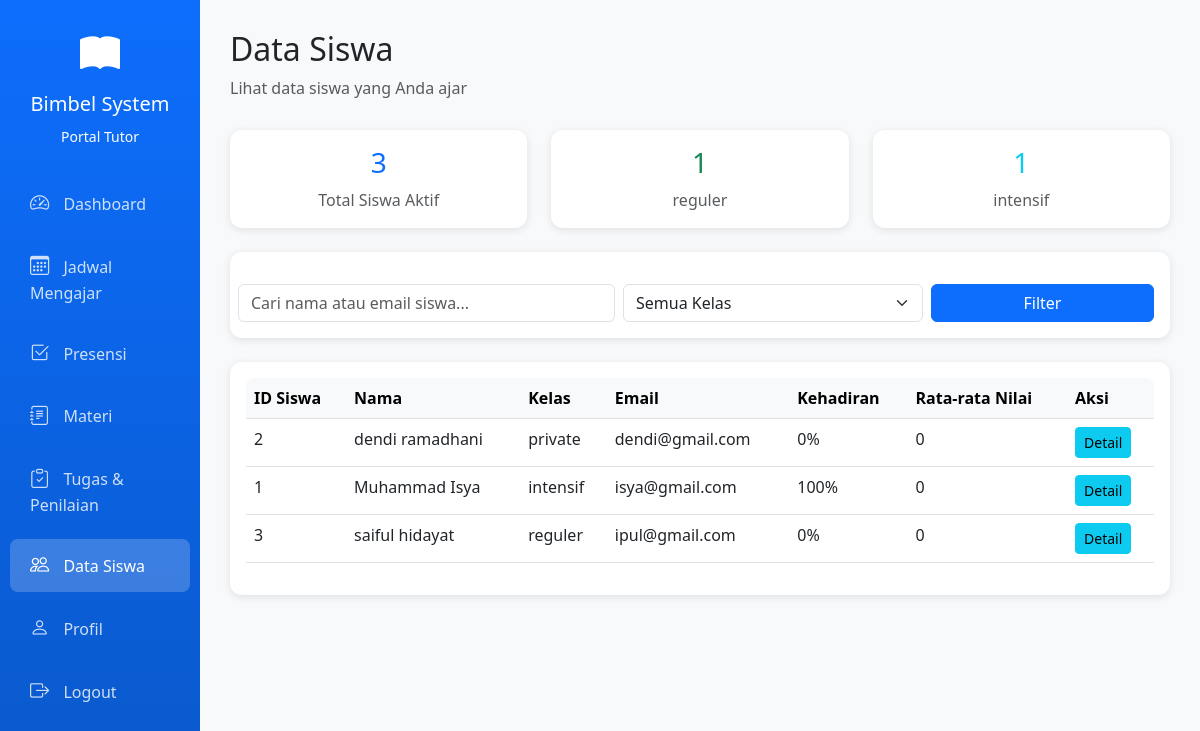
The page /tutor/siswa.php (signed in) on the database its author committed.
### tables this page shows
CREATE TABLE `siswa` (
  `id_siswa` int NOT NULL,
  `nama` varchar(100) NOT NULL,
  `jk` enum('Laki-laki','Perempuan') NOT NULL,
  `tmp_lahir` varchar(50) DEFAULT NULL,
  `tgl_lahir` date DEFAULT NULL,
  `alamat` text,
  `email` varchar(100) DEFAULT NULL,
  `telepon` varchar(20) DEFAULT NULL,
  `sekolah` varchar(100) DEFAULT NULL,
  `program` varchar(255) DEFAULT NULL,
  `ortu` varchar(100) DEFAULT NULL,
  `ortu_telp` varchar(20) DEFAULT NULL,
  `pekerjaan` varchar(50) DEFAULT NULL,
  `foto` varchar(255) DEFAULT NULL,
  `kartu` varchar(255) DEFAULT NULL,
  `rapor` varchar(255) DEFAULT NULL,
  `bukti_pembayaran` varchar(255) DEFAULT NULL,
  `status_bayar` enum('belum bayar','sudah bayar') DEFAULT 'belum bayar',
  `nib` varchar(20) DEFAULT NULL,
  `id_kelas` int DEFAULT NULL,
  `tgl_daftar` timestamp NOT NULL DEFAULT CURRENT_TIMESTAMP,
  `status_aktif` enum('aktif','tidak aktif','lulus','berhenti') DEFAULT 'tidak aktif',
  `updated_at` datetime DEFAULT NULL
);

CREATE TABLE `kelas` (
  `id_kelas` int NOT NULL,
  `nama_kelas` varchar(50) NOT NULL,
  `id_mapel` int DEFAULT NULL,
  `id_tutor` int DEFAULT NULL,
  `status` enum('aktif','selesai') DEFAULT 'aktif',
  `created_at` timestamp NULL DEFAULT CURRENT_TIMESTAMP,
  `id_ruangan` int DEFAULT NULL
);

### tutor/siswa.php (the view, shortened to what this page needs)
<?php
require "../config.php";
$q_total = mysqli_query($conn, "SELECT COUNT(*) AS total FROM siswa WHERE status_aktif = 'aktif'");
$total_siswa = mysqli_fetch_assoc($q_total)['total'] ?? 0;
$q_kelas = mysqli_query($conn, "
    SELECT
        s.id_kelas,
        k.nama_kelas,
        COUNT(*) AS cnt
    FROM siswa s
    LEFT JOIN kelas k ON s.id_kelas = k.id_kelas
    WHERE s.status_aktif = 'aktif'
    GROUP BY s.id_kelas
");
$kelas_counts = [];
$kelas_options = [];
while ($r = mysqli_fetch_assoc($q_kelas)) {
    $kelas_counts[$r['id_kelas']] = $r['cnt'];
    $kelas_options[$r['id_kelas']] = $r['nama_kelas'];
}
$query_siswa = "
    SELECT
        s.id_siswa,
        s.nama,
        k.nama_kelas AS kelas,
        s.email,
        s.telepon,
        s.id_kelas
    FROM siswa s
    LEFT JOIN kelas k ON s.id_kelas = k.id_kelas
    WHERE s.status_aktif = 'aktif'
";
$query_siswa .= " ORDER BY s.nama ASC";
$q_siswa = mysqli_query($conn, $query_siswa);
function safe($v)
{
    return htmlspecialchars($v ?? '', ENT_QUOTES, 'UTF-8');
}
?>
<!DOCTYPE html>
<html lang="id">
<head>
    <link href="https://cdn.jsdelivr.net/npm/bootstrap@5.3.0/dist/css/bootstrap.min.css" rel="stylesheet">
    <link rel="stylesheet" href="https://cdn.jsdelivr.net/npm/bootstrap-icons@1.10.0/font/bootstrap-icons.css">
    <link rel="stylesheet" href="../assets/css/style.css">
</head>
<body>
    <div class="container-fluid">
        <div class="row">
            <div class="col-md-2 sidebar p-0">
                <div class="text-center text-white py-4">
                    <i class="bi bi-book-fill" style="font-size: 2.5rem;"></i>
                    <h5 class="mt-2">Bimbel System</h5>
                    <small>Portal Tutor</small>
                </div>
                <nav class="nav flex-column">
                    <a class="nav-link" href="dashboard.php"><i class="bi bi-speedometer2"></i> Dashboard</a>
                    <a class="nav-link" href="jadwal.php"><i class="bi bi-calendar3"></i> Jadwal Mengajar</a>
                    <a class="nav-link" href="presensi.php"><i class="bi bi-check2-square"></i> Presensi</a>
                    <a class="nav-link" href="materi.php"><i class="bi bi-journal-text"></i> Materi</a>
                    <a class="nav-link" href="tugas.php"><i class="bi bi-clipboard-check"></i> Tugas & Penilaian</a>
                    <a class="nav-link active" href="siswa.php"><i class="bi bi-people"></i> Data Siswa</a>
                    <a class="nav-link" href="profil.php"><i class="bi bi-person"></i> Profil</a>
                    <a class="nav-link" href="../logout.php"><i class="bi bi-box-arrow-right"></i> Logout</a>
                </nav>
            </div>
            <div class="col-md-10 content-wrapper">
                <div class="page-header">
                    <h2>Data Siswa</h2>
                    <p class="text-muted">Lihat data siswa yang Anda ajar</p>
                </div>
                <div class="row mb-4">
                    <div class="col-md-4">
                        <div class="card text-center">
                            <div class="card-body">
                                <h3 class="text-primary"><?= number_format($total_siswa) ?></h3>
                                <p class="text-muted mb-0">Total Siswa Aktif</p>
                            </div>
                        </div>
                    </div>
                    <div class="col-md-4">
                        <div class="card text-center">
                            <div class="card-body">
                                <?php
                                $kelas_keys = array_keys($kelas_counts);
                                $k1_value = isset($kelas_keys[0]) ? $kelas_counts[$kelas_keys[0]] : 0;
                                $k1_label = isset($kelas_keys[0]) ? $kelas_options[$kelas_keys[0]] : 'Kelas 12';
                                ?>
                                <h3 class="text-success"><?= number_format($k1_value) ?></h3>
                                <p class="text-muted mb-0"><?= safe($k1_label) ?></p>
                            </div>
                        </div>
                    </div>
                    <div class="col-md-4">
                        <div class="card text-center">
                            <div class="card-body">
                                <?php
                                $k2_value = isset($kelas_keys[1]) ? $kelas_counts[$kelas_keys[1]] : 0;
                                $k2_label = isset($kelas_keys[1]) ? $kelas_options[$kelas_keys[1]] : 'Kelas 11';
                                ?>
                                <h3 class="text-info"><?= number_format($k2_value) ?></h3>
                                <p class="text-muted mb-0"><?= safe($k2_label) ?></p>
                            </div>
                        </div>
                    </div>
                </div>
                <div class="card mb-4">
                    <div class="card-body">
                        <div class="row">
                            <form class="row g-2" method="get" action="siswa.php">
                                <div class="col-md-5">
                                    <input type="text" name="q" class="form-control" placeholder="Cari nama atau email siswa..." value="<?= isset($_GET['q']) ? safe($_GET['q']) : '' ?>">
                                </div>
                                <div class="col-md-4">
                                    <select class="form-select" name="kelas">
                                        <option value="">Semua Kelas</option>
                                    </select>
                                </div>
                                <div class="col-md-3">
                                    <button class="btn btn-primary w-100">Filter</button>
                                </div>
                            </form>
                        </div>
                    </div>
                </div>
                <div class="card">
                    <div class="card-body">
                        <div class="table-responsive">
                            <table class="table table-hover">
                                <thead class="table-light">
                                    <tr>
                                        <th>ID Siswa</th>
                                        <th>Nama</th>
                                        <th>Kelas</th>
                                        <th>Email</th>
                                        <th>Kehadiran</th>
                                        <th>Rata-rata Nilai</th>
                                        <th>Aksi</th>
                                    </tr>
                                </thead>
                                <tbody>
                                    <?php if (mysqli_num_rows($q_siswa) > 0): ?>
                                        <?php while ($row = mysqli_fetch_assoc($q_siswa)): ?>
                                            <tr>
                                                <td><?= $row['id_siswa'] ?></td>
                                                <td><?= safe($row['nama']) ?></td>
                                                <td><?= safe($row['kelas'] ?? 'Tidak Ada Kelas') ?></td>
                                                <td><?= safe($row['email']) ?></td>
                                                <td>
                                                    <?php
                                                    $id = $row['id_siswa'];
                                                    $q_kehadiran = mysqli_query($conn, "
                                                        SELECT
                                                            SUM(CASE WHEN status='Hadir' THEN 1 ELSE 0 END) AS hadir,
                                                            COUNT(*) AS total
                                                        FROM presensi
                                                        WHERE id_siswa = '$id'
                                                    ");
                                                    $kh = mysqli_fetch_assoc($q_kehadiran);
                                                    $persen = ($kh['total'] > 0) ? round(($kh['hadir'] / $kh['total']) * 100) : 0;
                                                    echo $persen . '%';
                                                    ?>
                                                </td>
                                                <td>
                                                    <?php
                                                    $q_avg = mysqli_query($conn, "
                                                        SELECT AVG(nilai) AS avg_nilai
                                                        FROM penilaian_tugas
                                                        WHERE id_siswa = '$id'
                                                    ");
                                                    $avg_result = mysqli_fetch_assoc($q_avg);
                                                    $avg_nilai = $avg_result['avg_nilai'];
                                                    echo $avg_nilai ? round($avg_nilai, 1) : '0';
                                                    ?>
                                                </td>
                                                <td>
                                                    <button class="btn btn-sm btn-info"
                                                        data-bs-toggle="modal"
                                                        data-bs-target="#detailSiswaModal"
                                                        data-idsiswa="<?= $row['id_siswa'] ?>">
                                                        Detail
                                                    </button>
                                                </td>
                                            </tr>
                                        <?php endwhile; ?>
                                    <?php else: ?>
                                        <tr>
                                            <td colspan="7" class="text-center">Tidak ada data siswa ditemukan</td>
                                        </tr>
                                    <?php endif; ?>
                                </tbody>
                            </table>
                        </div>
                    </div>
                </div>
            </div>
        </div>
    </div>
</body>
</html>

### assets/css/style.css (style rules this page uses)
body { font-family: 'Segoe UI', Tahoma, Geneva, Verdana, sans-serif; }
.sidebar { min-height: 100vh; background: linear-gradient(180deg, #0d6efd 0%, #0a58ca 100%); }
.sidebar .nav-link { color: rgba(255, 255, 255, 0.8); padding: 12px 20px; margin: 5px 10px; border-radius: 8px; transition: all 0.3s; }
.sidebar .nav-link:hover, .sidebar .nav-link.active { background-color: rgba(255, 255, 255, 0.2); color: white; }
.sidebar .nav-link i { margin-right: 10px; font-size: 1.2rem; }
.card { border: none; border-radius: 12px; box-shadow: 0 2px 8px rgba(0, 0, 0, 0.1); transition: transform 0.3s; }
.table-responsive { border-radius: 8px; }
.content-wrapper { padding: 30px; background-color: #f8f9fa; min-height: 100vh; }
.page-header { margin-bottom: 30px; }

### rows shown on the page
siswa: id_siswa "2", nama "dendi ramadhani", id_kelas.nama_kelas "private", email "dendi@gmail.com", persen "0"
siswa: id_siswa "1", nama "Muhammad Isya", id_kelas.nama_kelas "intensif", email "isya@gmail.com", persen "100"
siswa: id_siswa "3", nama "saiful hidayat", id_kelas.nama_kelas "reguler", email "ipul@gmail.com", persen "0"

### other values the page prints
$total_siswa "3"
$k1_value "1"
safe($k1_label) "reguler"
$k2_value "1"
safe($k2_label) "intensif"
